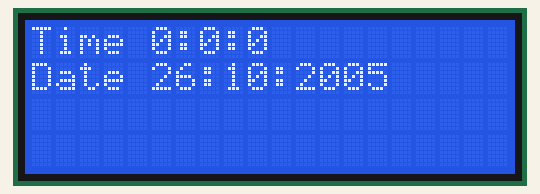
This sketch was run on a simulated Arduino Uno, built with avr-gcc and run on an emulated ATmega328P. Parts: 20×4 character LCD. The local clock reads 2024-03-15 10:24:30 at power-on unless the sketch sets it.

Above: at 0.1 s.
At 4.2 s:
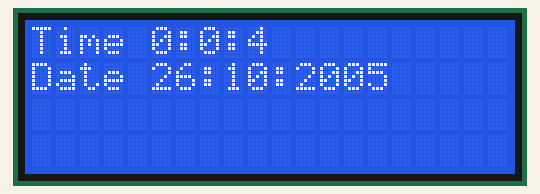
At 11.4 s:
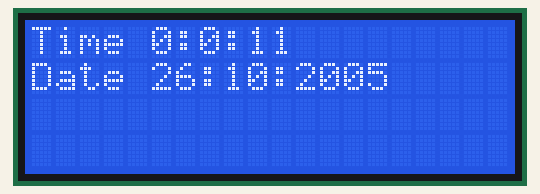
At 19.7 s:
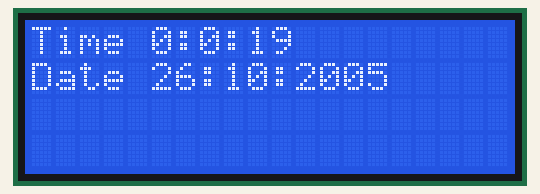
At 27.9 s:
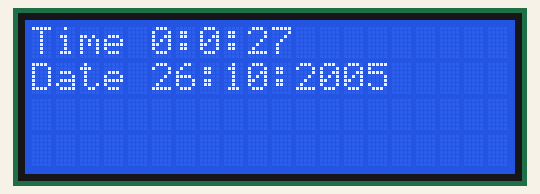
At 38.2 s:
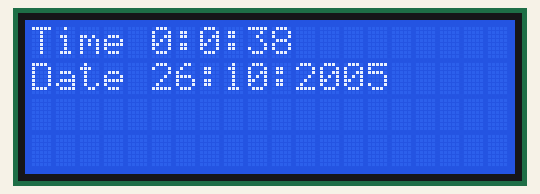

The sketch:

8.LessonPlayingWithTimer.ino
```cpp
// Hodiny reálného času DS1307

// připojení knihoven
#include <Wire.h>
#include <LiquidCrystal_I2C.h>
LiquidCrystal_I2C lcd(0x27, 20, 4);
#include "RTClib.h"
int Year;
int Month;
int Day;
int Hour;
int Minute;
int Seconds;
RTC_DS1307 DS1307;


void setup () {
  lcd.begin();
  lcd.backlight();
  DS1307.adjust(DateTime(2005, 10, 26, 0, 0, 0));
}

void loop () {
  // načtení aktuálního času a data do proměnné datumCas
  DateTime datumCas = DS1307.now();
  lcd.setCursor ( 0, 0 );
   lcd.print("Time ");
  lcd.print(datumCas.hour());
  lcd.print(":");
  lcd.print(datumCas.minute());
  lcd.print(":");
  lcd.print(datumCas.second());
  lcd.setCursor ( 0, 1 );
   lcd.print("Date ");
  lcd.print(datumCas.day());
lcd.print(":");
  lcd.print(datumCas.month());
lcd.print(":");
  lcd.print(datumCas.year());
  delay(1000);
}
```

Measured:
- what the display in image 1 shows lasts 1.0 s, from 4.2 s to 5.2 s
